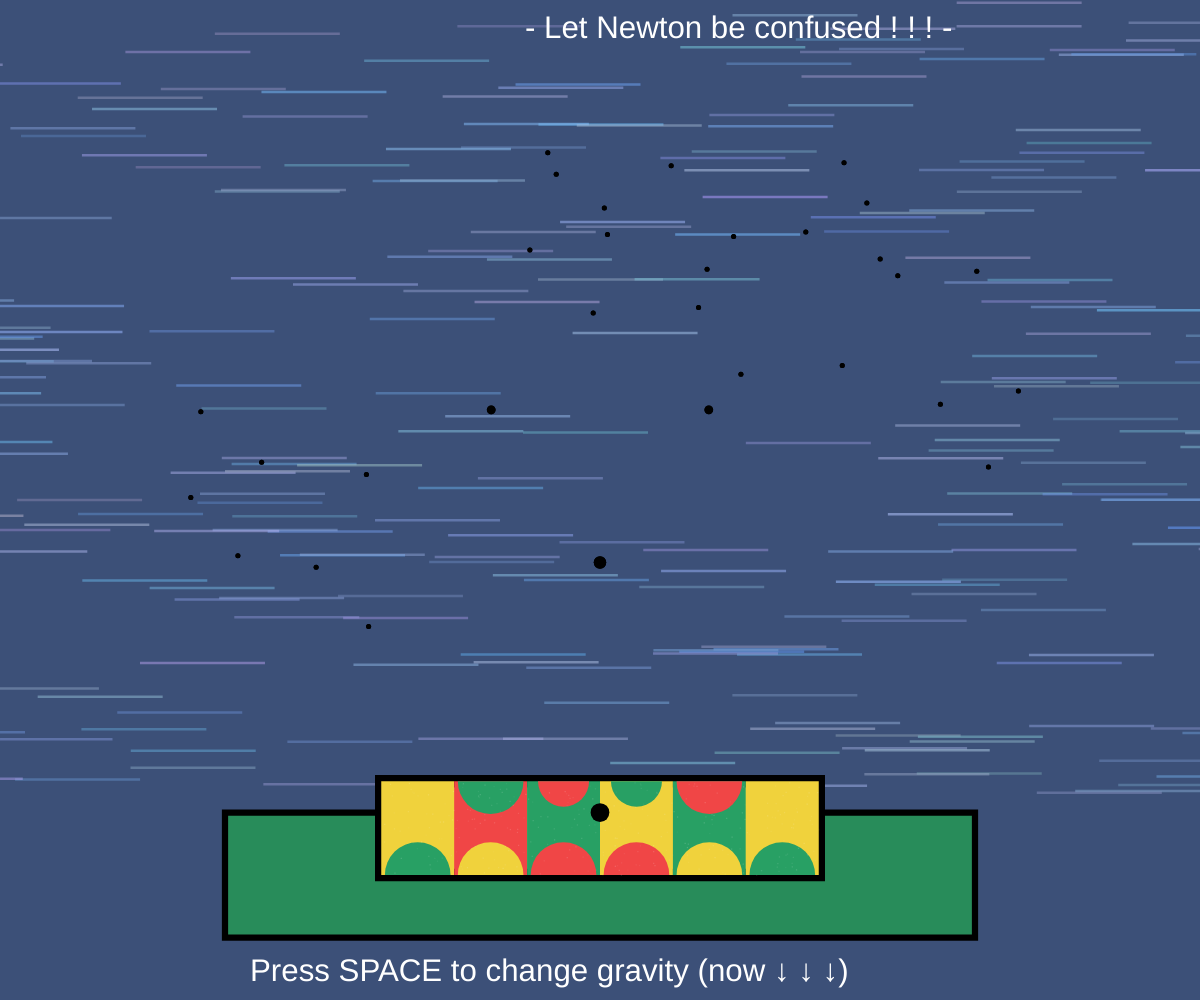
Frame 1 (no input)
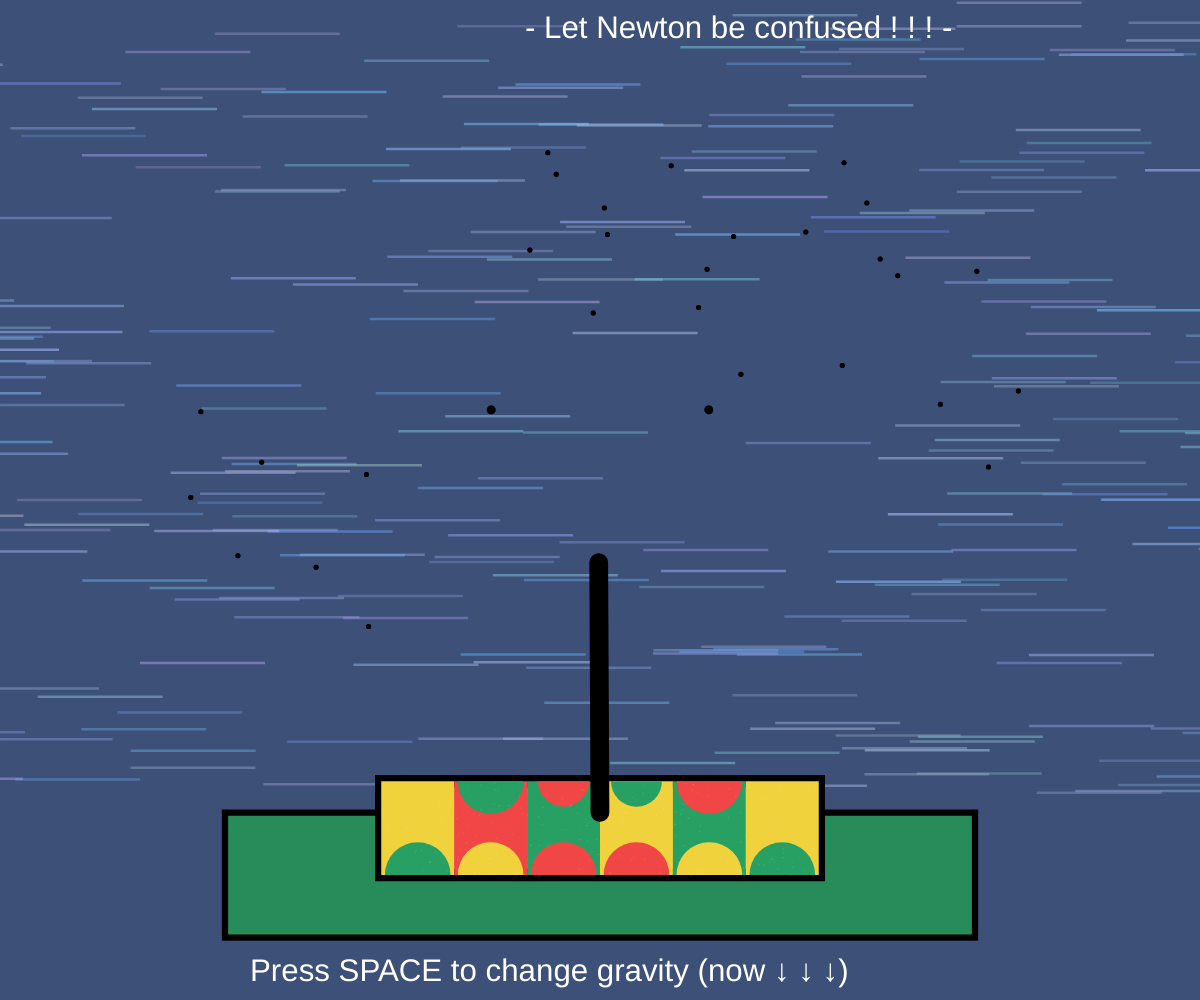
Frame 60 (no input)
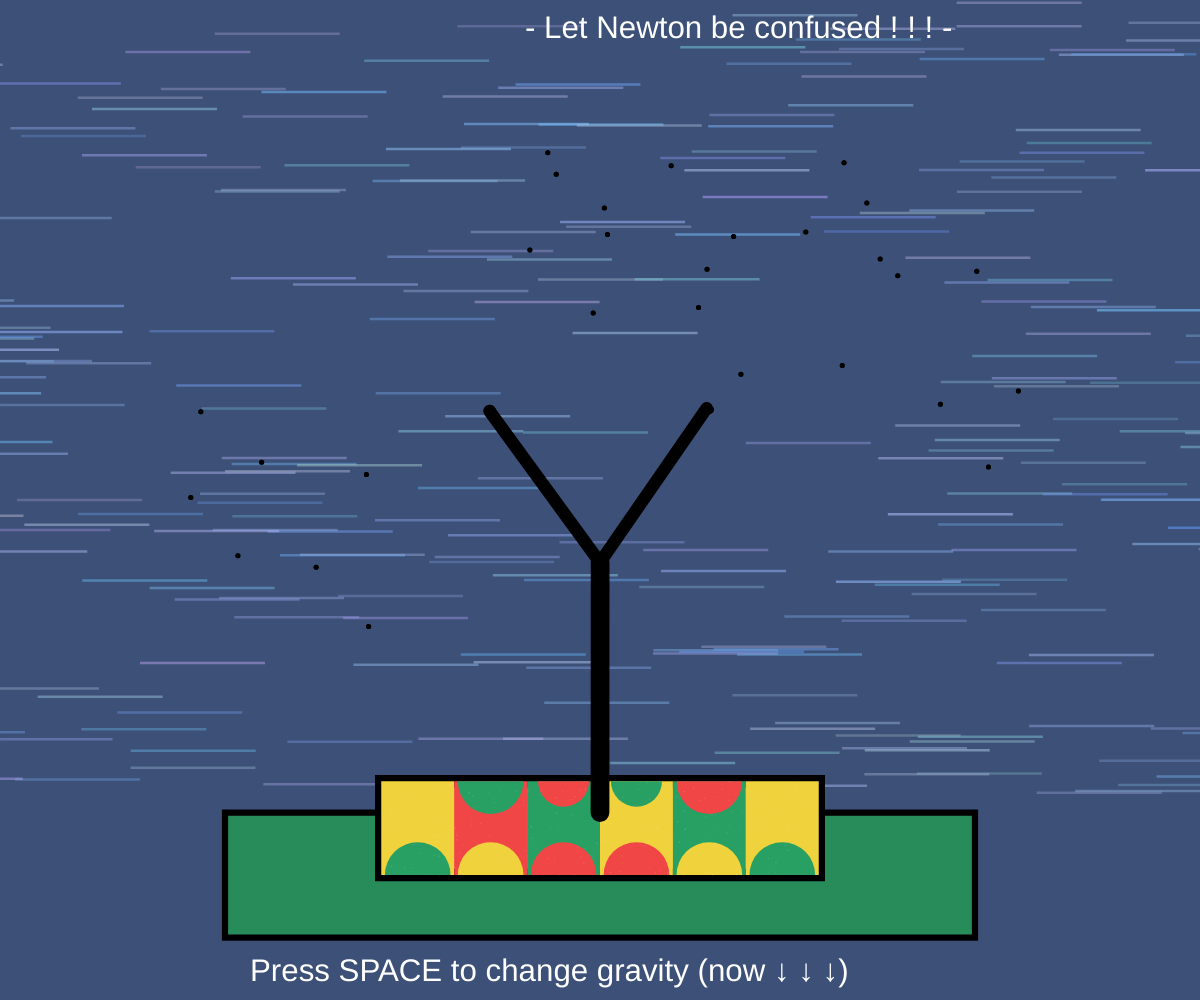
Frame 120 (the mouse pressed at the canvas centre since frame 60)

The p5.js sketch that drew these frames (run headless with seeded random() and noise() and a simulated clock; from frame 60 on, the mouse is pressed at the canvas centre):

// p5.js sketch
// ── sketch.js
const DESIGN_H = 800;
const DESIGN_W = 600;

let branches = [];
let apples = [];
let gravity = 0.2;  
let gravityDirection = 1;
let ground = 750;
let topY = 20;
let noisePoints = [];
let scaleFactor;

let rawSegments = [];
let appleSpecs = [];
let segIdCounter = 0;
let maxLevel = 0;

let growthStart = 0;
let totalGrowDuration = 7000;


//Segment Class (Tree Branch).
class Segment{
  constructor(x,y,length,angle,level, x2, y2, id){
    this.x = x;
    this.y = y;
    this.length = length;
    this.angle = angle;
    this.level = level;
    this.id = id;

  //Different thickness for different branch level.
    if(this.level === 1){
      this.thickness = 15;
    } else if(this.level === 2){
      this.thickness = 10;
    } else if(this.level === 3){
      this.thickness = 7;
    } else{
      this.thickness = 4
    }
  // Small waving animation values.
    this.swayAmp = random(1,3);
    this.swaySpeed = random(0.2, 0.2);
  // Calculate the end point of the branch based on angle.
    this.x2 = x2;
    this.y2 = y2;

    this. revealTime = 0;
    this. growDuration = 500;
  }

  
  draw(){
    // Set branches' color
    stroke(0);
    strokeWeight(this.thickness);
    // Small animation using sin() to simulate "wind".
    let tNow = millis();
    let progress = constrain((tNow - this.revealTime) / this.growDuration, 0, 1);
    
    let newX = lerp(this.x, this.x2, progress);
    let newY = lerp(this.y, this.y2, progress);
    
    if (progress < 1){
      line(this.x, this.y, newX, newY);
    } else {

    let sway = sin(frameCount* this.swaySpeed + this.y * 0.05)* this.swayAmp;
    let swayX = this.x + cos(this.angle + radians(sway * 0.5)) * this.length;
    let swayY = this.y - sin(this.angle + radians(sway * 0.5)) * this.length;
    line(this.x, this.y, swayX, swayY);
    }
    //let branches silghtly wave.
  }
}
// Apple class(generate, sway, drop)
class Apple {
  constructor(x,y,color){
    this.stratX = x;
    this.stratY = y;
    this.x = x;
    this.y = y;
    this.dropSpeed = 0;
    this.color = color;
    this.state = "waiting";
    this.timer = 0; 
    // Slight left and right swing while apple are hanging.
    this.swayRate = random(1.0, 3.0);    
    this.swaySpeed = random(0.5, 0.3); 
    this.swayPhase = random(0, TWO_PI); 

    this.appleTime = 999999999;
  }     
  reset(){
    // Reset apple to initial position.
    this.x = this.stratX;
    this.y = this.stratY;
    this.dropSpeed = 0;
    this.state = "waiting";
    this.timer = 0;
    this.swayPhase = random(0, TWO_PI);
  }
  update(){
    if (millis() < this.appearTime) return;

    if (this.state ==="waiting"){
      // Waiting for 2 seconds before falling.
      this.timer++;
      if(this.timer > 120){
        this.state = "falling";
        this.timer = 0;
      }
    } else if (this.state ==="falling"){
      // Apply gravity.
      this.dropSpeed += gravity * gravityDirection;
      this.y += this.dropSpeed;
    // Hit ground.
    if(gravityDirection === 1 && this.y >= ground){
      this.y = ground;
      this.state = "landed";
      this.dropSpeed = 0;
      this.timer = 0;
    // Hit top(when reversed gravity)
    } else if (gravityDirection === -1 && this.y <=topY){
      this.y = topY;
      this.state = "landed";
      this.dropSpeed = 0;
      this.timer = 0;
    }
  }
      else if (this.state === "landed"){
        // Rest for 2 seconds then return to tree.
        this.timer++;
        if(this.timer > 120){
          this.reset();
        }
      }
    }
  
  draw(){
    if (millis()< this.appearTime) return;

    stroke(225,225,0);
    fill(this.color[0],this.color[1],this.color[2]);
    
    let drawX = this.x;
    let drawY = this.y;
  // Slight sway when hanging.
    if (this.state === "waiting") {
      const t = frameCount * this.swaySpeed + this.swayPhase;
      drawX += sin(t) * this.swayRate;}

    
      ellipse(drawX, drawY, 40, 40);
  }
}
//Recursive Tree Generator
function generateTree(x, y, length, angle, level){
  if (length < 40) return;

   let id = segIdCounter++;
   let x2 = x + cos(angle) * length;
   let y2 = y - sin(angle) * length;
  
   rawSegments.push({
    id: id,
    x: x,
    y: y,
    length: length,
    angle: angle,
    level: level,
    x2: x2,
    y2: y2
   });

  //Random chance to grow an apple on highter level branch.
  if (level >= 3 && random()<0.2){
    let t = random(0.3, 0.9);
    let colorChoice = [
      [240,70,70],
      [240,140,60],
      [220,120,120],
      [230,90,140],
      [250,120,90],
      [210,100,150]
    ];
    let c = random(colorChoice);
    appleSpecs.push({
      segId: id,
      t: t, 
      color: c
    });
  }
  /*The transition from "if(level >= 3)" to "apples.push(new Apple(appleX, appleY, c));"
  is partly obtained by asking ChatGPT, The specific question-and-answer process will be placed in the appendix.*/
  if (level > maxLevel) maxLevel = level;

  let angleOffset = random(radians(30), radians(90));
  generateTree(x2, y2, length* 0.75, angle + angleOffset, level + 1);
  generateTree(x2, y2, length* 0.75, angle - angleOffset, level + 1);
}


function finalizeTree(){

  totalGrowDuration = random(5000,10000);
  growthStart = millis();

  for (let s of rawSegments){
    let perLevel =totalGrowDuration / max(1, maxLevel);
    let base = growthStart + (s.level - 1)* perLevel;
    let jitter = random(-perLevel *0.15, perLevel * 0.15);
    let revealTime = base + jitter;
    let growDuration = perLevel * random(0.6, 1.0);

    let seg = new Segment(s.x, s.y, s.length, s.angle, s.level, s.x2, s.y2, s.id);
    seg.revealTime = revealTime;
    seg.growDuration = growDuration;
    branches.push(seg);
  }
  for (let aSpec of appleSpecs){
    let seg = branches.find(sb => sb.id === aSpec.segId);
    if (!seg) continue;
    let appleX = lerp(seg.x, seg.x2, aSpec.t);
    let appleY = lerp(seg.y,seg.y2, aSpec.t);
    let a = new Apple(appleX, appleY, aSpec.color);

    a.appearTime = seg.revealTime + seg.growDuration + random(200, 1200);
    apples.push(a);
  }

  rawSegments = [];
  appleSpecs = [];
}


function setup() {
  createCanvas(windowWidth, windowHeight); 
  frameRate(60);
  // Keep 600* 800 proportion across screens.  
  scaleFactor = min(windowWidth/ DESIGN_W, windowHeight/ DESIGN_H);
  // Generate background noise lines.
  for (let i = 0; i < 1000; i++){
    noisePoints.push({
      x: random(-width- 1000, width+ 1000),
      y: random(0, 650),
      c:[random(100,180), random(150,200), random(200,255), random(80,150)]
    });
  }

  segIdCounter = 0;
  maxLevel = 0;
  rawSegments = [];
  appleSpecs = [];
  generateTree(300, 650, 200, PI / 2, 1);
  
  finalizeTree();
}

// Main draw loop
function draw(){
  //base blue background.
  background(60,80,120);
  
  push();
  scale(scaleFactor);
  translate((width / scaleFactor - DESIGN_W)/ 2, (height/ scaleFactor - DESIGN_H)/2);
  // Draw background noise.
  noStroke();
  for (let p of noisePoints){
    fill(p.c[0],p.c[1],p.c[2],p.c[3]);
    rect(p.x, p.y, 100, 2);
  }
  // Ground.
  fill(40,140,90);
  rect(0,650,600,100);
  stroke(0);
  strokeWeight(5);
  noFill();
  rect(0,650,600,100);
  noStroke();

  // Yellow base
  fill(240,210,60);
  stroke(0);
  strokeWeight(10);
  rect(125,625,350,75);
  noStroke();

  // Colorfull rects
  const colors = [
    color(240,210,60),
    color(240,70,70),
    color(40,160,100),
    color(240,210,60),
    color(40,160,100),
    color(240,210,60)
  ];
  const startX = 125;
  const startY = 625;
  const boxW = 350 / 6;
  const boxH = 75;
 
  for (let i = 0; i < 6; i++){
    fill(colors[i]);
    rect(startX + i * boxW, startY, boxW, boxH);
  }
  
  const bottomColors = [
    color(40,160,100),
    color(240,210,60),
    color(240,70,70),
    color(240,70,70),
    color(240,210,60),
    color(40,160,100)
  ];

  for (let i = 0; i < 6; i++){
    let cx = startX + i * boxW + boxW / 2;
    let cy = startY + boxH;
    let r = boxW * 0.9;
    fill(bottomColors[i]);
    arc(cx, cy, r, r, PI, 0);
  }

  const topColors = [
    color(40, 160, 100),
    color(240, 70, 70),
    color(40, 160, 100),
    color(240, 70, 70)
  ];
  const topCenters = [
    startX + boxW * 1.5,
    startX + boxW * 2.5,
    startX + boxW * 3.5,
    startX + boxW * 4.5
  ];
  for (let i = 0; i < 4; i++){
    let cx = topCenters[i];
    let cy = startY;
    let r = (i === 1 || i === 2) ? boxW * 0.7 : boxW * 0.9;
    fill(topColors[i]);
    arc(cx,cy,r,r,0,PI);
  }

  noStroke();
  for (let i = 0; i < 300; i++){
    fill(255,255,255,random(10,40));
    rect(random(125,475),random(625,700), 1, 1);
  }
  // Draw all branches.
  for (let branch of branches ){
    branch.draw(); 
  }
  // Draw and update all apples.
  for (let a of apples){
    a.update();
    a.draw();
  }
  // Display gravity control text.
  noStroke();
  fill(255);
  textSize(25);
  if(gravityDirection === 1){
    text("Press SPACE to change gravity (now ↓ ↓ ↓)",20,785);
  }else{
    text("Press SPACE to change gravity (now ↑ ↑ ↑)",20,785);
  }
    text("- Let Newton be confused ! ! ! -",240,30);
    pop();
}

// Make the canvas size match the screen size.
function fitWidow(){
  resizeCanvas(windowWidth,windowHeight);
  scaleFactor = min(windowWidth / DESIGN_W, windowHeight/ DESIGN_H);
}
// Add keypress to control the direction of gravity.
function keyPressed(){
  if (key === ' '){
    gravityDirection *= -1;
    for (let a of apples){
      a.reset();
    } 
  }
}
